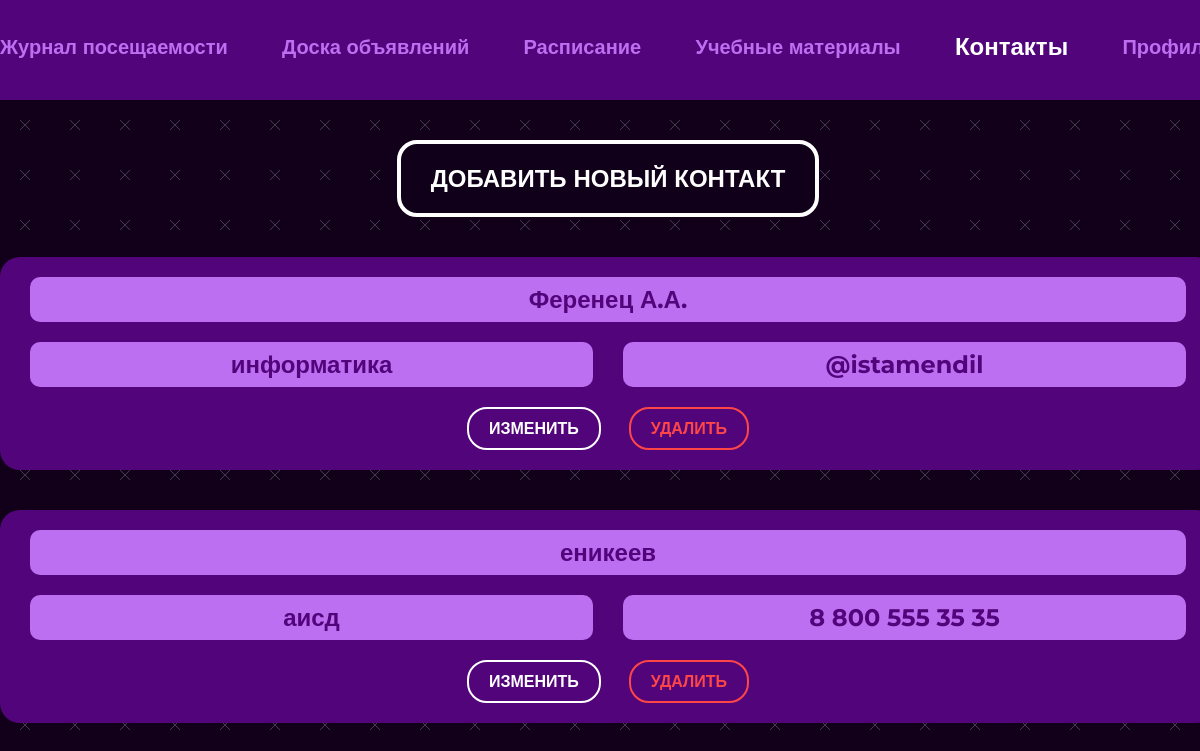
/contacts (signed in), run on an earlier commit of the app's database.
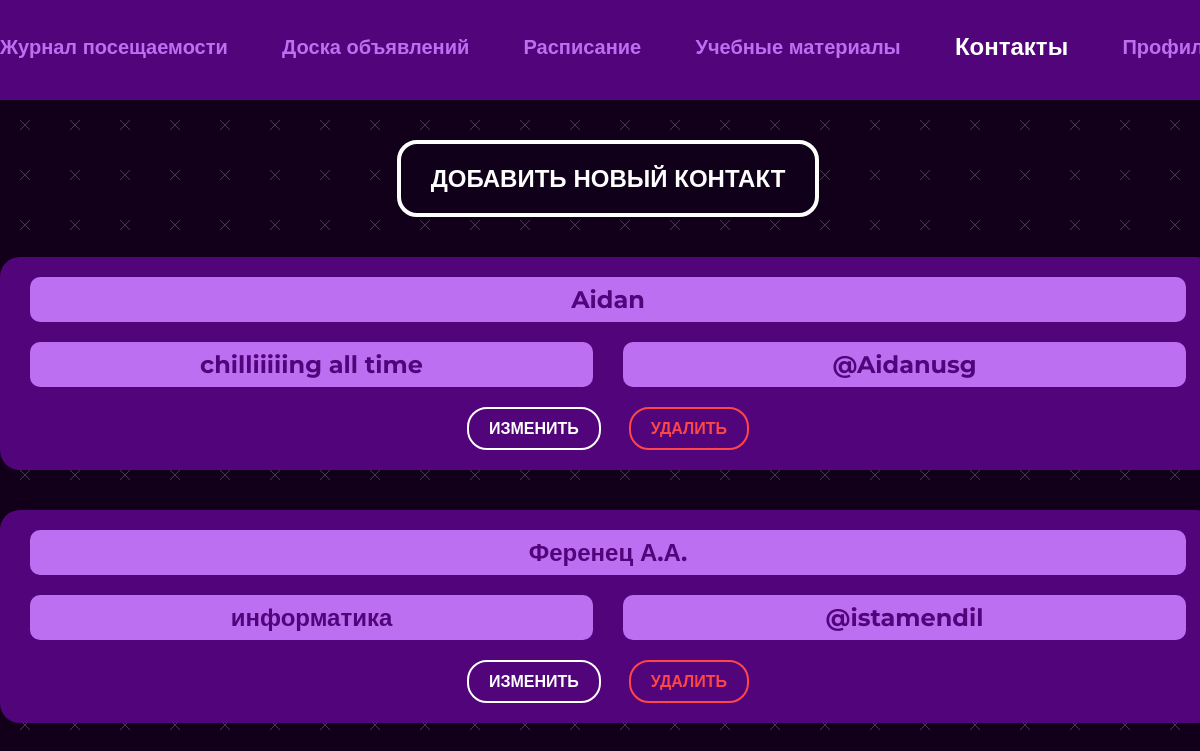
And on a later commit of the database.
### main/models.py (models this page shows, shortened)
class Contact(models.Model):
    lesson = models.CharField(max_length=50, blank=True)
    teacher = models.CharField(max_length=100)
    contact = models.CharField(max_length=100)
    room = models.ForeignKey(Room, on_delete=models.CASCADE)

### main/views.py (the view)
# urls.py: path('contacts', views.contacts, name='contacts'),
@login_required()
def contacts(request):
    cur_student = get_student(request)
    contacts = Contact.objects.filter(room=cur_student.room).order_by('-id')
    contex = {
        'contacts': contacts,
        'navbar': 'contacts',
        'perm': get_perm(cur_student.permission)
    }
    return render(request, "main/contact.html", context=contex)

### main/views.py (called while the page is built)
def get_student(request):
    return Student.objects.get(user=request.user)

def get_perm(permission):
    if permission == 0:
        return False
    return True

### main/templates/main/contact.html (shortened to what this page needs)
{% extends 'main/base.html' %}
{% load static %}
{% block content %}
<div class="container">
          <div class="contact__container">
              {% if perm %}
            <button class="btn btn-modal">ДОБАВИТЬ НОВЫЙ КОНТАКТ</button>
              {% endif %}
              {% for elem in contacts %}
            <div class="contact__cell">
              <div class="contact__title">{{ elem.teacher }}</div>
              <div class="contact__info">
                <div class="contact__text">{{ elem.lesson }}</div>
                <div class="contact__text contact__randomname">{{ elem.contact }}
                </div>
              </div>
                {% if perm %}
              <div class="contact__btns">
                <button class="mini-btn btn-change" data-id="{{ elem.id }}">ИЗМЕНИТЬ</button>
                <form action="contacts/delete_data" method="post">
                    <input type="submit" class="mini-btn btn-cancel" data-id="{{ elem.id }}" value="УДАЛИТЬ">
                </form>
              </div>
                {% endif %}
            </div>
            {% endfor %}
          </div>
        </div>
{% endblock content %}

What changed in the data, as far as the page shows it:
removed Contact: teacher "еникеев", lesson "аисд", contact "8 800 555 35 35"
added Contact: teacher "Aidan", lesson "chilliiiiing all time", contact "@Aidanusg"
